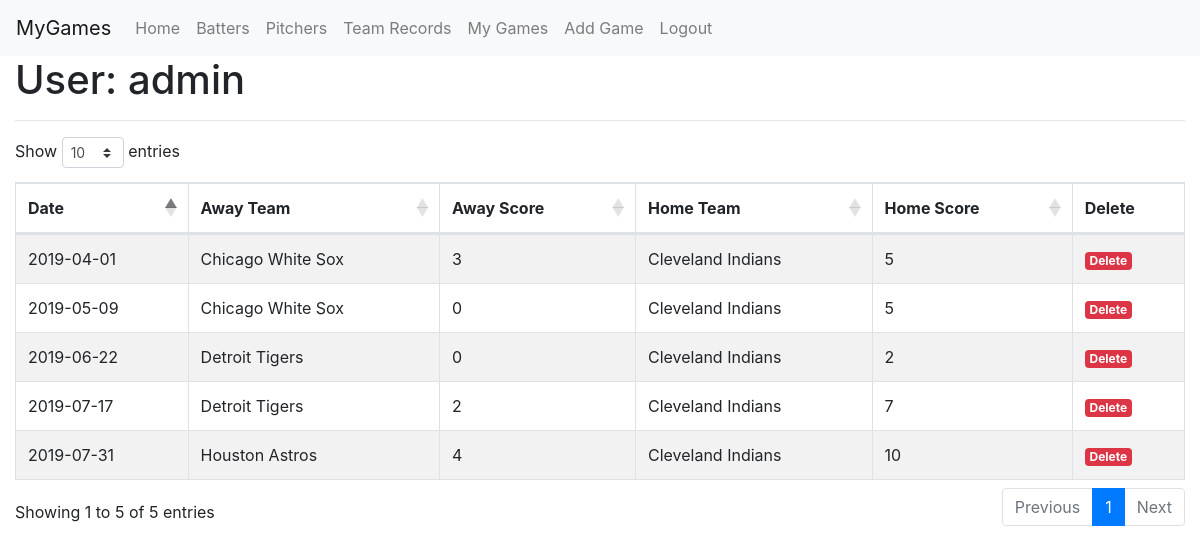
The app's page /mygames (signed in), older data.
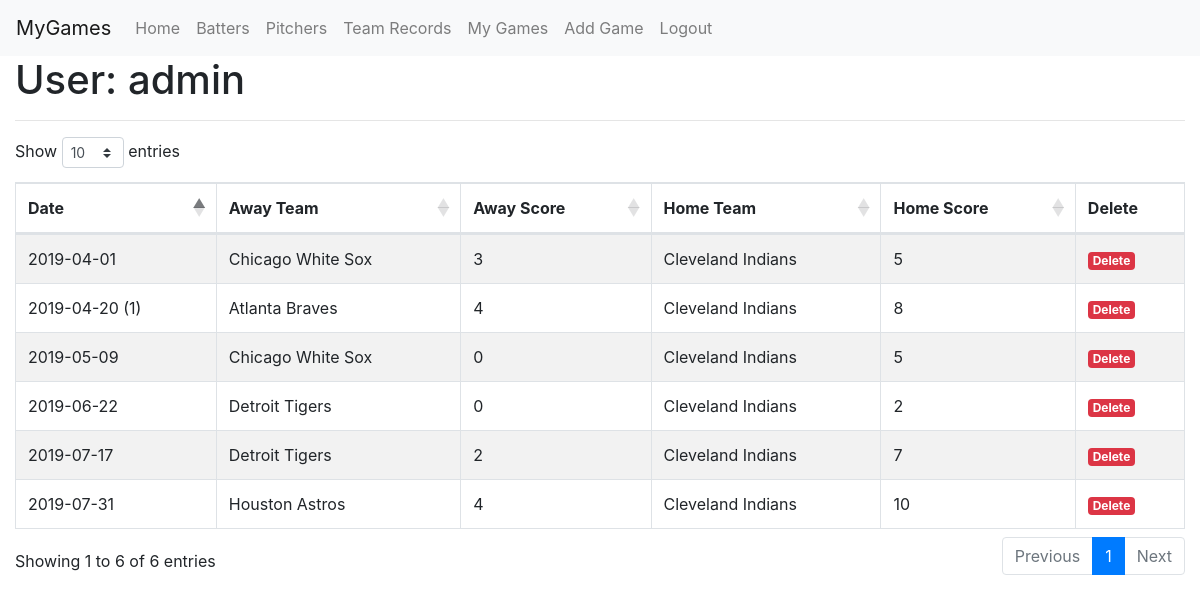
The same page, newer data.
### app/models.py (models this page shows, shortened)
class Game(db.Model):
	id = db.Column(db.Integer, primary_key=True)
	game_pk = db.Column(db.Integer, db.ForeignKey('game_data.game_pk'), index=True)
	user_id = db.Column(db.Integer, db.ForeignKey('user.id'))

class GameData(db.Model):
	game_pk = db.Column(db.Integer, primary_key=True)
	date = db.Column(db.String(10))
	dh_status = db.Column(db.Integer, default=None)
	home_team = db.Column(db.String(32), index=True)
	home_score = db.Column(db.Integer)
	away_team = db.Column(db.String(32), index=True)
	away_score = db.Column(db.Integer)
	player_data_added = db.Column(db.Boolean, default=False)

### app/routes.py (the view)
@app.route('/mygames')
@login_required
def list_games():
	games = db.session.query(Game, GameData).\
					   filter(Game.user_id==current_user.id).\
					   filter(GameData.game_pk==Game.game_pk).\
					   order_by(GameData.date).\
					   all()
	return render_template('mygames.html', games=games)

### app/models.py (called while the page is built)
@login.user_loader
def load_user(id):
	return User.query.get(int(id))

### app/templates/mygames.html
{% extends "sort_table.html" %}
{% block app_content %}
    <h1>User: {{ current_user.username }}</h1>
	<hr>
	{% if games|length > 0 %}
	<table id="games"
	       class="table table-striped table-bordered sort-table"
	       data-order='[[0, "asc"]]'>
		<thead>
			<tr>
				<th>Date</th>
				<th>Away Team</th>
				<th>Away Score</th>
				<th>Home Team</th>
				<th>Home Score</th>
				<th data-orderable="false">Delete</th>
			</tr>
		</thead>
		<tbody>
			{% for g, gd in games %}
				<tr>
					<td>{{ gd.date }}{% if gd.dh_status %} ({{gd.dh_status}}){% endif %}</td>
					<td>{{ gd.away_team }}</td>
					<td>{{ gd.away_score }}</td>
					<td>{{ gd.home_team }}</td>
					<td>{{ gd.home_score }}</td>
					<td><a href="{{ url_for('rm_game', game_pk=gd.game_pk) }}" class="badge badge-danger">
						Delete
					</a></td>
				</tr>
			{% endfor %}
		</tbody>
	</table>
	{% else %}
	<p>No Games Found</p>
	{% endif %}
{% endblock %}

Row changes from the older to the newer data that the page shows:
added Game: date "2019-04-20", dh_status "1", away_team "Atlanta Braves", away_score "4", home_team "Cleveland Indians", home_score "8"
Text that changed along with them:
text written by a page script: "Show entries Showing 1 to 5 of 5 entries Previous 1 Next" → "Show entries Showing 1 to 6 of 6 entries Previous 1 Next"
